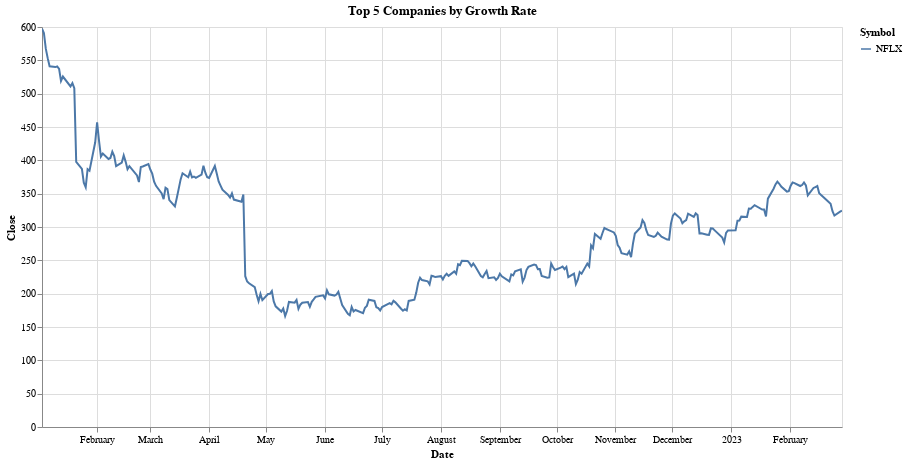

The cell this chart's notebook holds for it:
### Code cell
# def update_trend_line(selected_sector, selected_companies):

df_top_5_selected_sector = df_top_5[df_top_5['GICS Sector'] == 'Communication Services']
df_top_5_selected_sector_company = df_top_5_selected_sector[df_top_5_selected_sector['Symbol'] == 'NFLX']

graph = alt.Chart(df_top_5_selected_sector_company).mark_line().encode(
    x='Date:T',
    y='Close:Q',
    color='Symbol:N',
    tooltip=['Symbol:N', 'Close:Q']
).properties(
    width=800,
    height=400,
    title='Top 5 Companies by Growth Rate'
).interactive()

graph

### Figure 1 — Vega-Lite specification as saved in the notebook (floating-point values rounded to 4 significant figures; data arrays with more than 128 entries replaced by an {"elided": "..."} marker saying what was removed)
{"config": {"view": {"continuousWidth": 400, "continuousHeight": 300}}, "data": {"name": "data-bfe4216c83936b58a80a9b4727cbf7f1"}, "mark": "line", "encoding": {"color": {"field": "Symbol", "type": "nominal"}, "tooltip": [{"field": "Symbol", "type": "nominal"}, {"field": "Close", "type": "quantitative"}], "x": {"field": "Date", "type": "temporal"}, "y": {"field": "Close", "type": "quantitative"}}, "height": 400, "selection": {"selector024": {"type": "interval", "bind": "scales", "encodings": ["x", "y"]}}, "title": "Top 5 Companies by Growth Rate", "width": 800, "$schema": "https://vega.github.io/schema/vega-lite/v4.17.0.json", "datasets": {"data-bfe4216c83936b58a80a9b4727cbf7f1": {"elided": "290 records"}}}
